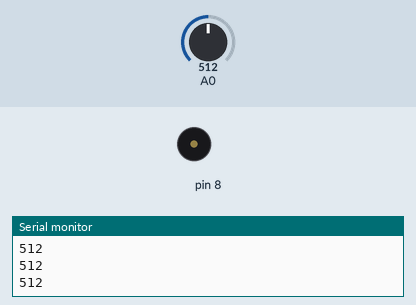
This sketch was run on a simulated Arduino Uno, built with avr-gcc and run on an emulated ATmega328P. Parts: buzzer (waves = sounding), the last lines printed to the serial monitor. The inputs (shaded band) are chosen by the test bench; at power-on: A0 = 512.

Above: at 1.2 s.
1.3 s: A0 set to 1010
2.8 s: A0 set to 1023
At 4.0 s:
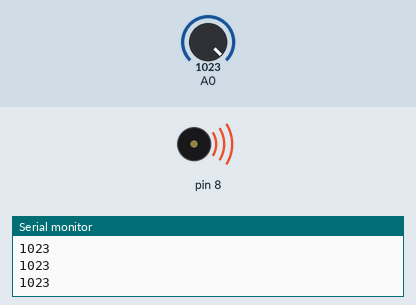
Timing chart, 0 to 5.8 s (numbered marks = the images above; inputs shaded):
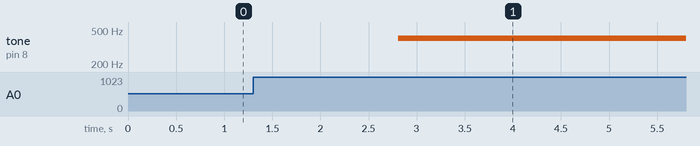

The sketch:

07-Keyboard_instrument.ino
```cpp
int notes[] = {400, 450, 500, 550};
// int buttons[6];

// buttons[0] = 2;

void setup()
{
  Serial.begin(9600);
}

void loop()
{
  int keyVal = analogRead(A0);

  Serial.println(keyVal);

if (keyVal == 1023)
{
  tone (8, notes[0]);
}
else if ((keyVal > 554) && (keyVal < 557))
{
  tone(8, notes[1]);
}
else if ((keyVal > 550) && (keyVal < 554))
{
  tone(8, notes[2]);
}
else if ((keyVal > 682) && (keyVal < 686))
{
  tone(8, notes[3]);
}
else
{
  noTone(8);
}
}
```

Measured:
- the behaviour switches between 1022 and 1023 on A0 (found by bisection; images 0 and 1)
- after the input at 2.8 s, tone on pin 8: silent → 400 Hz at once
